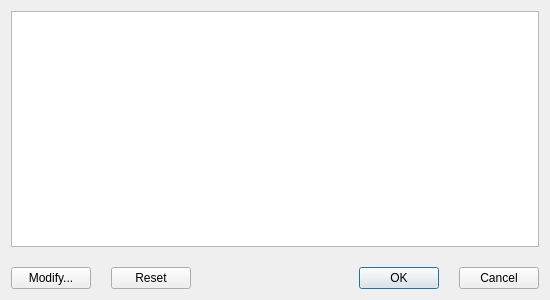
<?xml version="1.0" encoding="UTF-8"?>
<ui version="4.0">
 <class>SystemPath_Dialog</class>
 <widget class="QDialog" name="SystemPath_Dialog">
  <property name="geometry">
   <rect>
    <x>0</x>
    <y>0</y>
    <width>550</width>
    <height>300</height>
   </rect>
  </property>
  <property name="minimumSize">
   <size>
    <width>550</width>
    <height>300</height>
   </size>
  </property>
  <property name="windowTitle">
   <string>File Locations </string>
  </property>
  <layout class="QVBoxLayout" name="verticalLayout">
   <property name="spacing">
    <number>20</number>
   </property>
   <item>
    <widget class="QTreeWidget" name="_100">
     <property name="editTriggers">
      <set>QAbstractItemView::SelectedClicked</set>
     </property>
     <property name="tabKeyNavigation">
      <bool>true</bool>
     </property>
     <property name="showDropIndicator" stdset="0">
      <bool>false</bool>
     </property>
     <attribute name="headerVisible">
      <bool>false</bool>
     </attribute>
     <attribute name="headerDefaultSectionSize">
      <number>200</number>
     </attribute>
     <column>
      <property name="text">
       <string notr="true">1</string>
      </property>
     </column>
    </widget>
   </item>
   <item>
    <layout class="QHBoxLayout" name="horizontalLayout">
     <item>
      <widget class="QPushButton" name="_101">
       <property name="text">
        <string>Modify...</string>
       </property>
       <property name="autoDefault">
        <bool>false</bool>
       </property>
       <property name="default">
        <bool>false</bool>
       </property>
      </widget>
     </item>
     <item>
      <widget class="QPushButton" name="_102">
       <property name="text">
        <string>Reset</string>
       </property>
       <property name="autoDefault">
        <bool>false</bool>
       </property>
      </widget>
     </item>
     <item>
      <spacer name="horizontalSpacer">
       <property name="orientation">
        <enum>Qt::Horizontal</enum>
       </property>
       <property name="sizeHint" stdset="0">
        <size>
         <width>40</width>
         <height>20</height>
        </size>
       </property>
      </spacer>
     </item>
     <item>
      <widget class="QPushButton" name="_1">
       <property name="text">
        <string>OK</string>
       </property>
       <property name="default">
        <bool>true</bool>
       </property>
      </widget>
     </item>
     <item>
      <widget class="QPushButton" name="_2">
       <property name="text">
        <string>Cancel</string>
       </property>
       <property name="autoDefault">
        <bool>false</bool>
       </property>
      </widget>
     </item>
    </layout>
   </item>
  </layout>
 </widget>
 <resources/>
 <connections/>
</ui>
